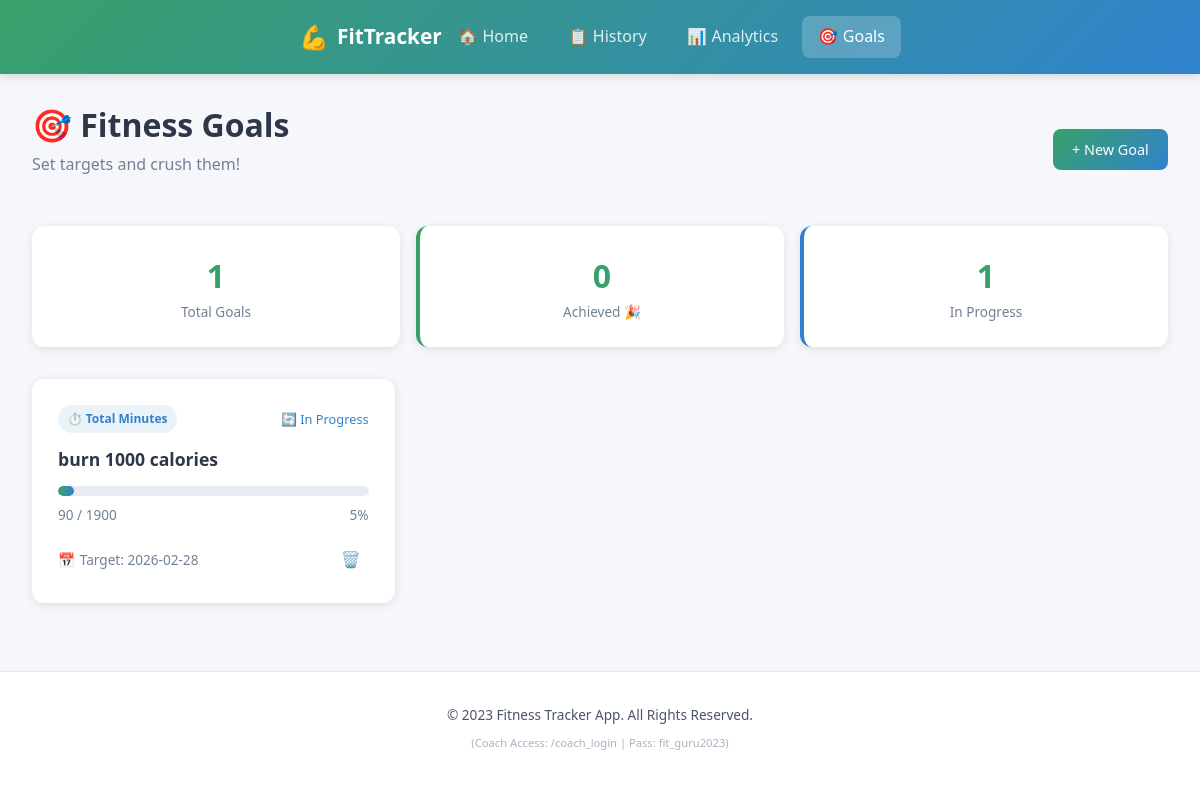
The page /goals on the database its author committed.
### tables this page shows
CREATE TABLE goals (
            id INTEGER PRIMARY KEY AUTOINCREMENT,
            goal_title TEXT NOT NULL,
            goal_type TEXT NOT NULL,
            target_value INTEGER NOT NULL,
            current_value INTEGER DEFAULT 0,
            target_date DATE NOT NULL,
            status TEXT DEFAULT 'In Progress',
            created_at TIMESTAMP DEFAULT CURRENT_TIMESTAMP
        );

### app.py (the view)
@app.route('/goals')
def goals():
    conn = get_db()
    all_goals = conn.execute('SELECT * FROM goals ORDER BY target_date ASC').fetchall()
    for goal in all_goals:
        if goal['goal_type'] == 'Total Workouts':
            current = conn.execute('SELECT COUNT(*) FROM workouts').fetchone()[0]
        elif goal['goal_type'] == 'Total Calories':
            current = conn.execute('SELECT COALESCE(SUM(calories_burned), 0) FROM workouts').fetchone()[0]
        elif goal['goal_type'] == 'Total Minutes':
            current = conn.execute('SELECT COALESCE(SUM(duration), 0) FROM workouts').fetchone()[0]
        else:
            current = goal['current_value']
        conn.execute('UPDATE goals SET current_value = ? WHERE id = ?', (current, goal['id']))
        if current >= goal['target_value'] and goal['status'] != 'Achieved':
            conn.execute('UPDATE goals SET status = ? WHERE id = ?', ('Achieved', goal['id']))
    conn.commit()
    goals_list = conn.execute('SELECT * FROM goals ORDER BY target_date ASC').fetchall()
    stats = {
        'total_goals': len(goals_list),
        'achieved': len([g for g in goals_list if g['status'] == 'Achieved']),
        'in_progress': len([g for g in goals_list if g['status'] == 'In Progress'])
    }
    conn.close()
    return render_template('goals.html', goals=goals_list, stats=stats)

### app.py (called while the page is built)
def get_db():
    conn = sqlite3.connect(DATABASE)
    conn.row_factory = sqlite3.Row
    return conn

### templates/goals.html (shortened to what this page needs)
{% extends 'base.html' %}
{% block content %}
<div class="page-header">
    <div class="page-header-content">
        <h1 class="page-title">🎯 Fitness Goals</h1>
        <p class="page-subtitle">Set targets and crush them!</p>
    </div>
    <a href="{{ url_for('add_goal') }}" class="btn btn-primary-custom">+ New Goal</a>
</div>
<div class="goals-summary">
    <div class="goal-summary-card">
        <div class="summary-value">{{ stats.total_goals }}</div>
        <div class="summary-label">Total Goals</div>
    </div>
    <div class="goal-summary-card achieved">
        <div class="summary-value">{{ stats.achieved }}</div>
        <div class="summary-label">Achieved 🎉</div>
    </div>
    <div class="goal-summary-card in-progress">
        <div class="summary-value">{{ stats.in_progress }}</div>
        <div class="summary-label">In Progress</div>
    </div>
</div>
<div class="goals-container">
    {% if goals %}
        {% for goal in goals %}
        <div class="goal-card {% if goal.status == 'Achieved' %}achieved{% endif %}">
            <div class="goal-header">
                <div class="goal-type-badge">
                    {% if goal.goal_type == 'Total Workouts' %}🏋️
                    {% elif goal.goal_type == 'Total Calories' %}🔥
                    {% elif goal.goal_type == 'Total Minutes' %}⏱️
                    {% else %}🎯{% endif %}
                    {{ goal.goal_type }}
                </div>
                <span class="goal-status {% if goal.status == 'Achieved' %}achieved{% else %}in-progress{% endif %}">
                    {% if goal.status == 'Achieved' %}✅ Achieved{% else %}🔄 In Progress{% endif %}
                </span>
            </div>
            <h3 class="goal-title">{{ goal.goal_title }}</h3>
            <div class="goal-progress">
                <div class="progress-bar">
                    {% set percentage = ((goal.current_value / goal.target_value) * 100) | round(0) | int %}
                    {% if percentage > 100 %}{% set percentage = 100 %}{% endif %}
                    <div class="progress-fill" data-width="{{ percentage }}"></div>
                </div>
                <div class="progress-text">
                    <span>{{ goal.current_value }} / {{ goal.target_value }}</span>
                    <span>{{ percentage }}%</span>
                </div>
            </div>
            <div class="goal-footer">
                <div class="goal-deadline">
                    <span class="deadline-icon">📅</span>
                    Target: {{ goal.target_date }}
                </div>
                <a href="{{ url_for('delete_goal', goal_id=goal.id) }}"
                   class="goal-delete-btn"
                   onclick="return confirm('Delete this goal?')">
                    🗑️
                </a>
            </div>
        </div>
        {% endfor %}
    {% endif %}
</div>
{% endblock %}

### static/style.css (style rules this page uses)
:root { --bg-primary: #f5f7fa; --bg-secondary: #ffffff; --bg-tertiary: #e8ecf1; --text-primary: #2d3748; --text-secondary: #4a5568; --text-muted: #718096; --accent-green: #38a169; --accent-green-hover: #2f855a; --accent-blue: #3182ce; --accent-blue-hover: #2b6cb0; --success: #38a169; --danger: #e53e3e; --warning: #dd6b20; --border-color: #e2e8f0; --shadow: rgba(0, 0, 0, 0.1); }
* { margin: 0; padding: 0; box-sizing: border-box; }
body { font-family: 'Segoe UI', Tahoma, Geneva, Verdana, sans-serif; background-color: var(--bg-primary); color: var(--text-primary); min-height: 100vh; display: flex; flex-direction: column; line-height: 1.6; }
.btn-primary-custom { padding: 0.6rem 1.2rem; background: linear-gradient(135deg, var(--accent-green), var(--accent-blue)); border: none; color: white; border-radius: 8px; text-decoration: none; font-size: 0.9rem; font-weight: 500; transition: all 0.3s ease; }
.page-header { display: flex; justify-content: space-between; align-items: center; margin-bottom: 2rem; flex-wrap: wrap; gap: 1rem; }
.page-title { font-size: 2rem; font-weight: 700; color: var(--text-primary); }
.page-subtitle { color: var(--text-muted); font-size: 1rem; }
.goals-summary { display: grid; grid-template-columns: repeat(3, 1fr); gap: 1rem; margin-bottom: 2rem; }
.goal-summary-card { background: var(--bg-secondary); border-radius: 12px; padding: 1.5rem; text-align: center; box-shadow: 0 2px 8px var(--shadow); }
.goal-summary-card.achieved { border-left: 4px solid var(--success); }
.goal-summary-card.in-progress { border-left: 4px solid var(--accent-blue); }
.summary-value { font-size: 2rem; font-weight: 700; color: var(--accent-green); }
.summary-label { font-size: 0.85rem; color: var(--text-muted); }
.goals-container { display: grid; grid-template-columns: repeat(auto-fill, minmax(300px, 1fr)); gap: 1.5rem; }
.goal-card { background: var(--bg-secondary); border-radius: 12px; padding: 1.5rem; box-shadow: 0 2px 10px var(--shadow); transition: transform 0.3s ease; border: 2px solid transparent; }
.goal-header { display: flex; justify-content: space-between; align-items: center; margin-bottom: 1rem; }
.goal-type-badge { display: flex; align-items: center; gap: 0.3rem; padding: 0.3rem 0.6rem; background: rgba(49, 130, 206, 0.1); color: var(--accent-blue); border-radius: 20px; font-size: 0.75rem; font-weight: 600; }
.goal-status { font-size: 0.8rem; font-weight: 500; }
.goal-status.in-progress { color: var(--accent-blue); }
.goal-title { font-size: 1.1rem; font-weight: 600; color: var(--text-primary); margin-bottom: 1rem; }
.goal-progress { margin-bottom: 1rem; }
.progress-bar { height: 10px; background: var(--bg-tertiary); border-radius: 5px; overflow: hidden; margin-bottom: 0.5rem; }
.progress-fill { height: 100%; background: linear-gradient(90deg, var(--accent-green), var(--accent-blue)); border-radius: 5px; transition: width 0.5s ease; }
.progress-text { display: flex; justify-content: space-between; font-size: 0.85rem; color: var(--text-muted); }
.goal-footer { display: flex; justify-content: space-between; align-items: center; }
.goal-deadline { font-size: 0.85rem; color: var(--text-muted); display: flex; align-items: center; gap: 0.3rem; }
.goal-delete-btn { padding: 0.3rem 0.5rem; background: transparent; color: var(--text-muted); text-decoration: none; border-radius: 6px; transition: all 0.3s ease; }

### rows shown on the page
goals: goal_type "Total Minutes", status "🔄 In Progress", goal_title "burn 1000 calories", current_value "90", target_value "1900", percentage "5", target_date "2026-02-28"

### other values the page prints
{{ stats.total_goals }} "1"
{{ stats.achieved }} "0"
{{ stats.in_progress }} "1"
